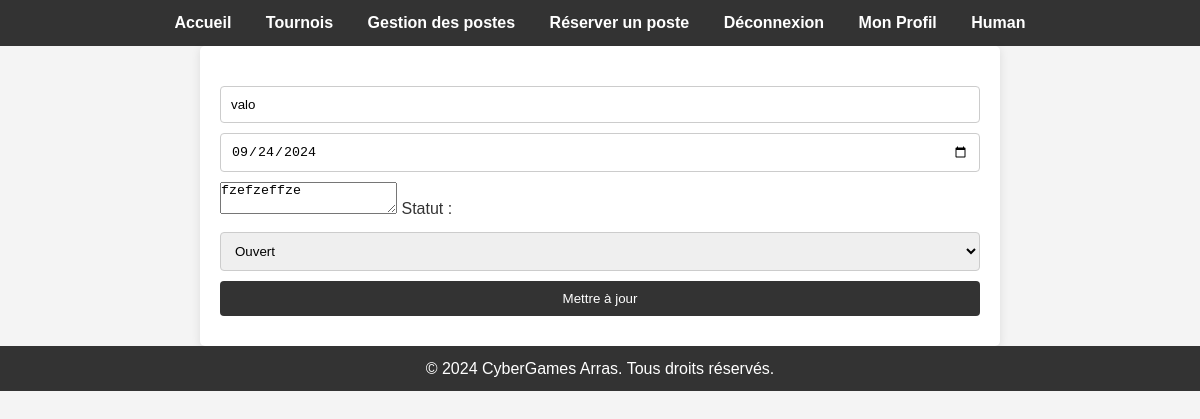
Page /index.php?route=edit_tournament&id=9 (signed in) on the committed database.
### tables this page shows
CREATE TABLE `tournoi` (
  `id` int(11) NOT NULL,
  `nom` varchar(100) NOT NULL,
  `date` date NOT NULL,
  `statut` enum('ouvert','fermé','en cours','terminé') NOT NULL,
  `description` text DEFAULT NULL
);

### views/edit_tournament.php (the view, shortened to what this page needs)
<form action="index.php?route=update_tournament" method="post">
    <input type="text" name="nom" value="<?php echo htmlspecialchars($tournoi['nom']); ?>" required>
    <input type="date" name="date" value="<?php echo htmlspecialchars($tournoi['date']); ?>" required>
    <textarea name="description" required><?php echo htmlspecialchars($tournoi['description']); ?></textarea>
    <label for="statut">Statut :</label>
    <select name="statut" id="statut" required>
        <option value="ouvert" <?php echo $tournoi['statut'] === 'ouvert' ? 'selected' : ''; ?>>Ouvert</option>
    </select>
    <button type="submit">Mettre à jour</button>
</form>

### css/style.css (style rules this page uses)
* { margin: 0; padding: 0; box-sizing: border-box; }
body { font-family: Arial, sans-serif; line-height: 1.6; background-color: #f4f4f4; color: #333; }
form { margin-top: 20px; }
form input, form button, form select { display: block; width: 100%; margin: 10px 0; padding: 10px; border: 1px solid #ccc; border-radius: 4px; }
form button { background: #333; color: #fff; border: none; cursor: pointer; }

### rows in the picture
tournoi: nom "valo", date "09/24/2024", description "fzefzeffze", statut "Ouvert"
